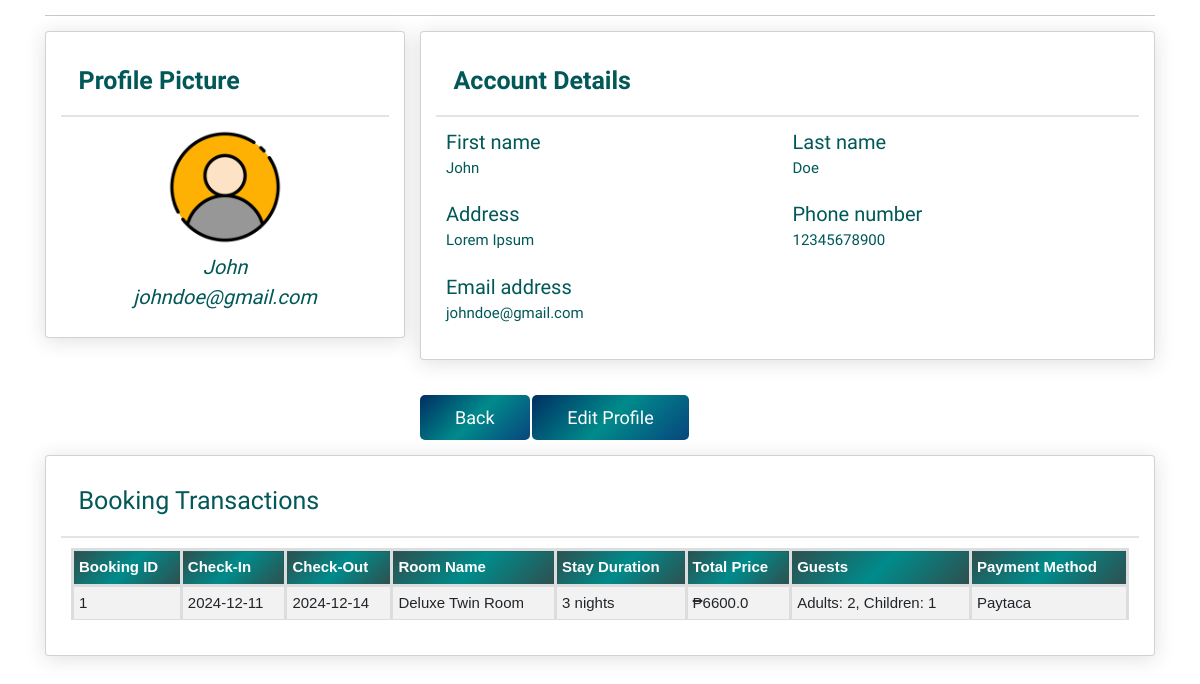
Page /profile (signed in) on the committed database.
### tables this page shows
CREATE TABLE "GUEST" (
	"guest_id"	INTEGER NOT NULL UNIQUE,
	"firstname"	TEXT NOT NULL,
	"lastname"	TEXT NOT NULL,
	"gender"	TEXT,
	"cel_num"	INTEGER NOT NULL,
	"address"	TEXT,
	"email"	TEXT NOT NULL UNIQUE,
	"password"	TEXT NOT NULL,
	PRIMARY KEY("guest_id" AUTOINCREMENT)
);

CREATE TABLE PAYMENT (
    payment_id INTEGER PRIMARY KEY AUTOINCREMENT,
    guest_id INTEGER,
    booking_id INTEGER,
    payment_method TEXT,
    FOREIGN KEY (guest_id) REFERENCES GUEST(guest_id),
    FOREIGN KEY (booking_id) REFERENCES BOOKING(booking_id)
);

CREATE TABLE BOOKING (
    booking_id INTEGER PRIMARY KEY AUTOINCREMENT,
    guest_id INT,
    check_in DATE,
    check_out DATE,
    adult_guest INT,
    child_guest INT,
    room_name VARCHAR(50), stay_duration INTEGER, total_price REAL,
    FOREIGN KEY (guest_id) REFERENCES GUEST(guest_id)
);

### app.py (the view)
@app.route('/profile', methods=["GET"])
def profile():
    if 'user_info' not in session:
        flash("You need to log in to view your profile.")
        return redirect(url_for('login'))
    user_email = session['user_info']['email']
    con = sqlite3.connect(currentdirectory + '\data.db')
    c = con.cursor()
    query = """
    SELECT
        BOOKING.booking_id,
        BOOKING.check_in,
        BOOKING.check_out,
        BOOKING.room_name,
        BOOKING.stay_duration,
        BOOKING.total_price,
        BOOKING.adult_guest,
        BOOKING.child_guest,
        PAYMENT.payment_method
    FROM
        BOOKING
    LEFT JOIN
        PAYMENT ON BOOKING.booking_id = PAYMENT.booking_id
    JOIN
        GUEST ON BOOKING.guest_id = GUEST.guest_id
    WHERE
        GUEST.email = ?
    ORDER BY
        BOOKING.check_in DESC
    """
    c.execute(query, (user_email,))
    user_bookings = c.fetchall()
    query = "SELECT firstname, lastname, gender, cel_num, address, email FROM GUEST WHERE email = ?"
    c.execute(query, (user_email,))
    updated_info = c.fetchone()
    con.close()
    if updated_info:
        session['user_info'] = {
            "firstname": updated_info[0],
            "lastname": updated_info[1],
            "gender": updated_info[2],
            "cel_num": updated_info[3],
            "address": updated_info[4],
            "email": updated_info[5],
        }
    return render_template("profile.html",
                           user_info=session['user_info'],
                           user_bookings=user_bookings)

### templates/profile.html (shortened to what this page needs)
<!DOCTYPE html>
<html>
<head>
    <link href="https://cdn.jsdelivr.net/npm/bootstrap@5.3.0/dist/css/bootstrap.min.css" rel="stylesheet">
    <link rel="stylesheet" href="/static/style.css">
    <link href="{{ url_for('static', filename='css/style.css') }}" rel="stylesheet">
</head>
<body>
    <div class="container-xl px-4 mt-4">
        <hr class="mt-0 mb-4">
        <div class="row">
            <div class="col-xl-4">
                <div class="card mb-4 mb-xl-0">
                    <div class="card-header">Profile Picture</div>
                    <div class="card-body text-center">
                        <img class="img-account-profile rounded-circle mb-2" src="static/images/profile.png" alt="">
                        <div class="font-italic">{{ user_info.firstname }}</div>
                        <div class="font-italic">{{ user_info.email }}</div>
                    </div>
                </div>
            </div>
            <div class="col-xl-8">
                <div class="card mb-4">
                    <div class="card-header">Account Details</div>
                    <div class="card-body">
                        <form>
                            <div class="row gx-3 mb-3">
                                <div class="col-md-6">
                                    <label class="font" for="inputFirstName">First name</label>
                                    <p>{{user_info.firstname}}</p>
                                </div>
                                <div class="col-md-6">
                                    <label class="font" for="inputLastName">Last name</label>
                                    <p>{{user_info.lastname}}</p>
                                </div>
                            </div>
                            <div class="row gx-3 mb-3">
                                <div class="col-md-6">
                                    <label class="font" for="inputLocation">Address</label>
                                    <p>{{user_info.address}}</p>
                                </div>
                                <div class="col-md-6">
                                    <label class="font" for="inputPhone">Phone number</label>
                                    <p>{{ user_info.cel_num }}</p>
                                </div>
                            </div>
                            <div class="mb-3">
                                <label class="font" for="inputEmailAddress">Email address</label>
                                <p>{{ user_info.email }}</p>
                            </div>
                        </form>
                    </div>
                </div>
                <div class="mom">
                    <a class="first btn btn-secondary" href="{{ url_for('index') }}">Back</a>
                    <a class="save btn btn-primary" href="{{ url_for('edit') }}">Edit Profile</a>
                </div>
            </div>
        </div>
        <div class="card mt-4">
            <div class="card-header">
                <h3>Booking Transactions</h3>
            </div>
            <div class="card-body">
                {% if user_bookings %}
                <table class="table table-striped">
                    <thead>
                        <tr>
                            <th>Booking ID</th>
                            <th>Check-In</th>
                            <th>Check-Out</th>
                            <th>Room Name</th>
                            <th>Stay Duration</th>
                            <th>Total Price</th>
                            <th>Guests</th>
                            <th>Payment Method</th>
                        </tr>
                    </thead>
                    <tbody>
                        {% for booking in user_bookings %}
                        <tr>
                            <td>{{ booking[0] }}</td>
                            <td>{{ booking[1] }}</td>
                            <td>{{ booking[2] }}</td>
                            <td>{{ booking[3] }}</td>
                            <td>{{ booking[4] }} nights</td>
                            <td>₱{{ (booking[5]) }}</td>
                            <td>Adults: {{ booking[6] }}, Children: {{ booking[7] }}</td>
                            <td>{{ booking[8] or 'Not Specified' }}</td>
                        </tr>
                        {% endfor %}
                    </tbody>
                </table>
                {% else %}
                <p>No booking transactions found.</p>
                {% endif %}
            </div>
        </div>
    </div>
</body>
</html>

### static/style.css (style rules this page uses)
* { margin: 0; padding:0; box-sizing: border-box; font-family: Verdana, Geneva, Tahoma, sans-serif; outline: none; border: none; text-transform: normal; transition:.2s linear; }
html { font-size: 62.5%; scroll-behavior: smooth; scroll-padding-top: 6rem; overflow-x:hidden; background-color: rgb(255, 255, 255); }
.btn { display: inline-block ; margin-top: 1rem; border-radius: 5rem; background:mediumseagreen; color: #fff; padding:.9rem 3.5rem; cursor: pointer; font-size: 1.7rem; border-width: 3px; border-radius: 5px; border-color: #ffffff; }
table { width: 100%; border-collapse: collapse; margin-bottom: 20px; }
th, td { border: 3px solid #ddd; padding: 8px; text-align: left; }
th { background:linear-gradient(135deg, #2F4F4F, #008b8b, #2F4F4F); color: white; box-shadow: 0 .5rem 1rem rgb(48, 47, 47); }
.card-body img { width: 120px; }
.img-account-profile { width: 12rem; height: 12rem; }
.card-header { color: #025858; }
.rounded-circle { border-radius: 50% !important; }
.card { box-shadow: 0 0.25rem 2rem 0 rgb(33 40 50 / 15%); padding: 1.5rem; }
.card-body label { color: #025858; }
.card .card-header { font-weight: 700; font-size: 2.5rem; }
.card-header:first-child { border-radius: 0.35rem 0.35rem 0 0; }
.card-header { padding: 1.5rem 1.75rem; margin-bottom: 0; background-color:rgb(255, 255, 255);; border-bottom: 2px solid rgba(33, 40, 50, 0.125); }
.col-md-6 label { color: #025858; font-family: "Fjalla One", sans-serif; }
.card-header { color: #025858; font-family: "Fjalla One", sans-serif; }
.card-body .font-italic { font-family: "Fjalla One", sans-serif; color: #025858; }
.card-body .col-md-6 label { font-size: 20px; }
.card-body .col-md-6 p { font-size: 15px; color: #025858; font-family: "Fjalla One", sans-serif; }
.card-body .mb-3 label { font-size: 20px; font-family: "Fjalla One", sans-serif; }
.card-body .mb-3 p { font-size: 15px; color: #025858; font-family: "Fjalla One", sans-serif; }
.mom .first { margin-top: 20px; background:linear-gradient(135deg, #002e63, #008b8b, #08457e); border: none; color: white; font-size: 18px; font-family: "Fjalla One", sans-serif; }
.mom .save { margin-top: 20px; background:linear-gradient(135deg, #002e63, #008b8b, #08457e); border: none; font-family: "Fjalla One", sans-serif; }
.card .card-header h3 { font-family: "Fjalla One", sans-serif; font-size: 25px; }
.card-body table th { color: white; }
.card-body { font-size: 15px; }
.save { text-align: right; font-size: 1.8rem; }
.font-italic { font-size: 2rem; font-style: italic; }
.font { font-size: 1.5rem; font:senrif; }

### rows in the picture
GUEST: firstname "John", email "johndoe@gmail.com", lastname "Doe", address "Lorem Ipsum", cel_num "12345678900"
PAYMENT: booking_id "1", check_in "2024-12-11", check_out "2024-12-14", room_name "Deluxe Twin Room", stay_duration "3", adult_guest "2", child_guest "1", payment_method "Paytaca"
BOOKING: total_price "6600.0"
